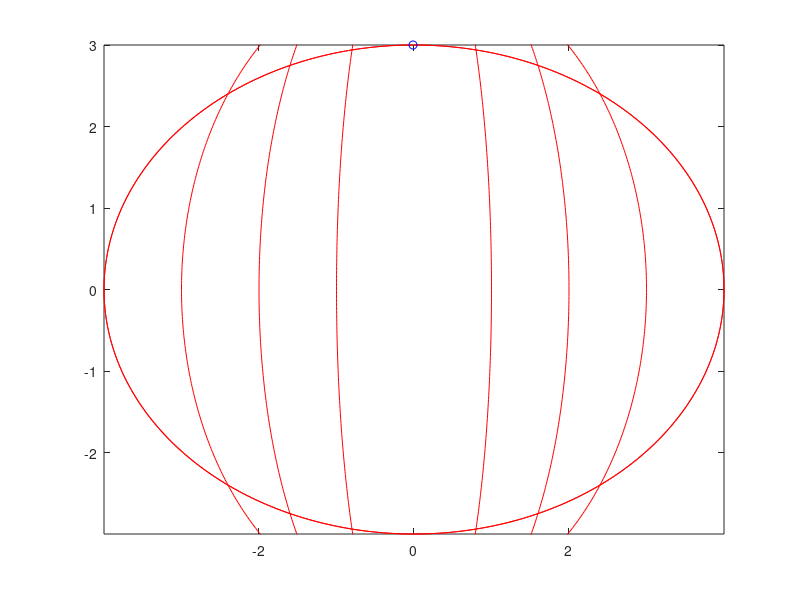

The MATLAB script that drew this image:
for a=1:4
    t=0:0.01:2*pi;
    x=a*sin(t);
    y=sqrt(25-a^2)*cos(t);
     plot(x,y,'r');
    if a==4
        comet(x,y,0.001); 
    end
    hold on
end